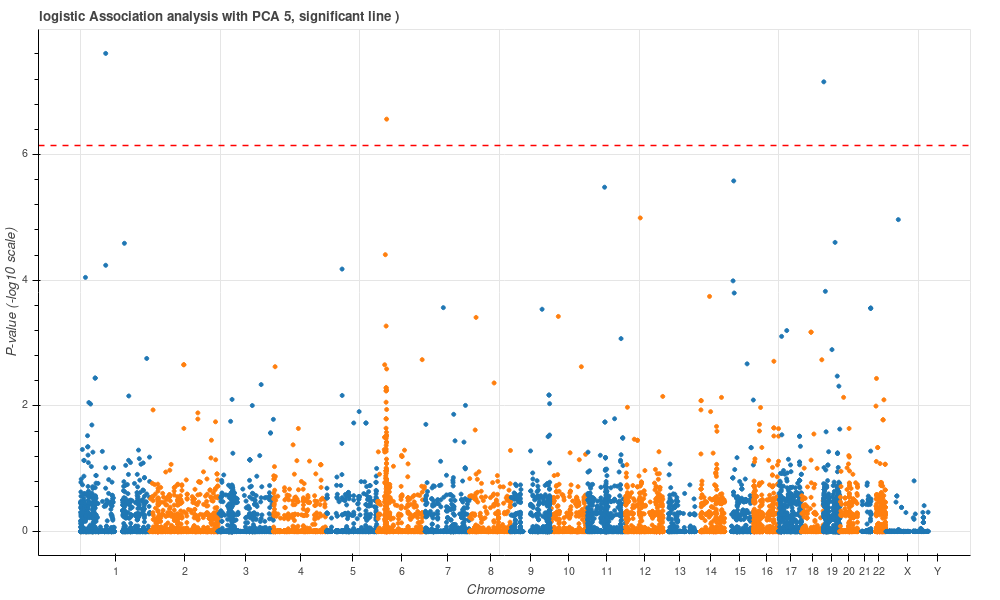

Generate this figure with Python:
import hail as hl
import pandas as pd
import bokeh
import bokeh.io
with open ("/scratch/spectre/o/oiao1/JOBS/final.assoc.logistic") as file:
	df = pd.read_csv(file, sep='\s+', low_memory=False)
	data = pd.DataFrame(df)

table = hl.Table.from_pandas(data)
#table.show()
#Ref_genome = hl.genetics.ReferenceGenome.from_fasta_file("Mygenome", "/scratch/spectre/o/oiao1/Gnomad/ensgrch37toplevel.fa.gz", "/scratch/spectre/o/oiao1/Gnomad/ensgrch37toplevel.fa.gz.fai")


hover_fields = dict([("alleles", table.A1)]) 
plot = hl.plot.manhattan(table.P, hl.locus(hl.str(table.CHR), hl.int32(table.BP)), hover_fields= hover_fields, collect_all=True, title= "logistic Association analysis with PCA 5, significant line )", significance_line = 7.27e-07)
bokeh.io.show(plot)
